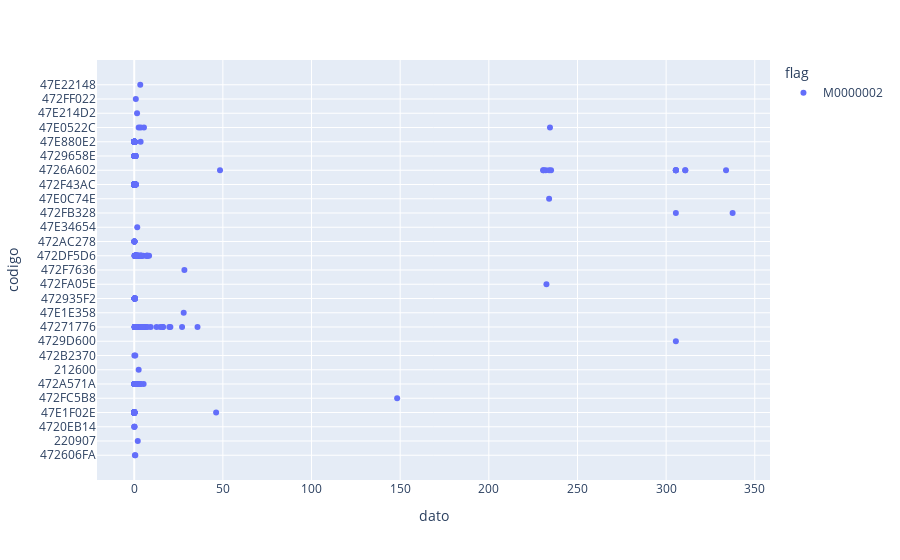

Notebook code cell kept with this figure:
### Code cell
px.scatter(dsTrain[dsTrain['flag']=='M0000002'],x='dato', y='codigo', color='flag')

### Figure 1 — Plotly figure (JSON) as saved in the notebook; plotly's stock layout.template omitted (floating-point values rounded to 4 significant figures; data arrays with more than 128 entries replaced by an {"elided": "..."} marker saying what was removed)
{"data": [{"hovertemplate": "flag=M0000002<br>dato=%{x}<br>codigo=%{y}<extra></extra>", "legendgroup": "M0000002", "marker": {"color": "#636efa", "symbol": "circle"}, "mode": "markers", "name": "M0000002", "orientation": "h", "showlegend": true, "type": "scatter", "x": {"elided": "614 float values"}, "xaxis": "x", "y": {"elided": "614 str values"}, "yaxis": "y"}], "layout": {"autosize": true, "legend": {"title": {"text": "flag"}, "tracegroupgap": 0}, "margin": {"t": 60}, "xaxis": {"anchor": "y", "autorange": true, "domain": [0, 1], "range": [-19.85, 357.5], "title": {"text": "dato"}, "type": "linear"}, "yaxis": {"anchor": "x", "autorange": true, "domain": [0, 1], "range": [-2.013, 28.01], "title": {"text": "codigo"}, "type": "category"}}}
